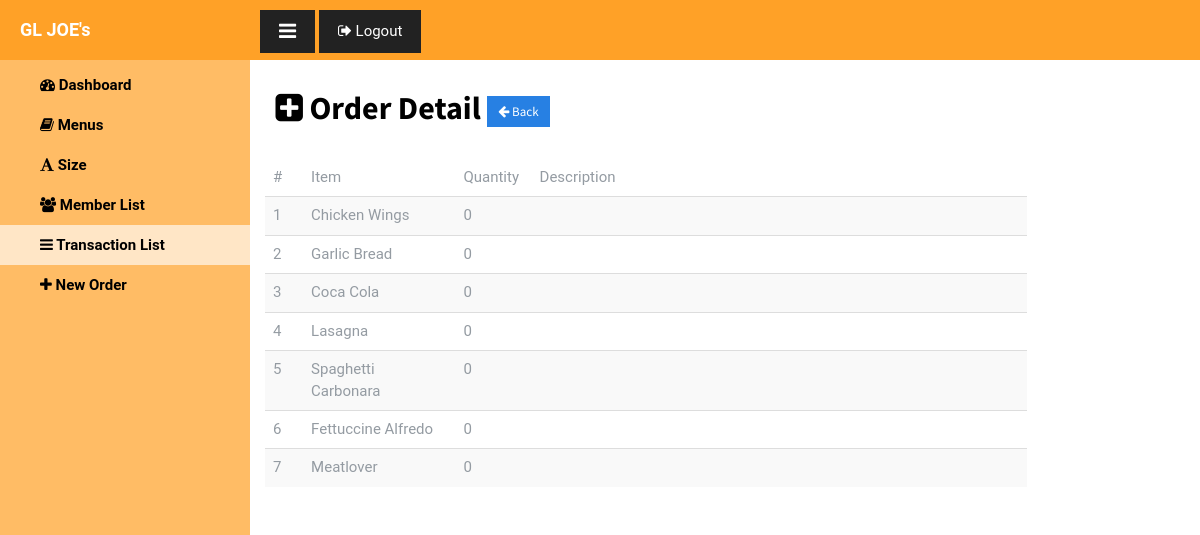
The page /transaction_detail.php?id=8 (signed in) on the database its author committed.
### tables this page shows
CREATE TABLE `detail` (
  `id` int(11) NOT NULL,
  `transaksi_id` int(11) NOT NULL,
  `item` varchar(30) NOT NULL,
  `quantity` int(11) NOT NULL,
  `description` varchar(255) NOT NULL,
  `status_acc` int(11) NOT NULL
);

### transaction_detail.php (the view, shortened to what this page needs)
<?php session_start(); include('include/connect_db.php');
	$query="SELECT * FROM detail WHERE transaksi_id=".$_GET['id'];
	$rs=mysqli_query($con,$query);
?>
<!DOCTYPE html>
<head>
	<?php include("include/header.php");?>
</head>
<body>
    <div id="wrapper">
        <div id="sidebar-wrapper" >
		    <ul class="sidebar-nav">
		        <li class="sidebar-brand">
		            <a href="#" style="background-color:#ffa127;color: white;"><strong>GL JOE's</strong></a>
		        </li>
		        <li id="overview" ><a href="admin.php"><strong><i class="fa fa-dashboard"></i> Dashboard</strong></a></li>
		        <li id="menus"><a href="menus.php"><strong><i class="fa fa-book"></i>  Menus</strong></a></li>
		        <li id="size"><a href="size.php"><strong><i class="fa fa-font"></i> Size</strong></a></li>
		        <li id="member"><a href="member.php"><strong><i class="fa fa-users"></i> Member List</strong></a></li>
		        <li id="transaction" class="selected" style="background-color: #ffe6c6"><a href="transaction.php"><strong><i class="fa fa-navicon"></i> Transaction List</strong></a></li>
		        <li id="new_order"><a href="neworder.php"><strong><i class="fa fa-plus"></i> New Order &nbsp &nbsp &nbsp &nbsp &nbsp &nbsp &nbsp &nbsp &nbsp &nbsp</strong> </a></li>
		    </ul>
		</div>
        <div id="page-content-wrapper" class="col-md-12" style="background-color:#ffa127;height:60px; width:100%;padding:10px;position:fixed;z-index:100;">
            <a href="#menu-toggle" class="btn btn-default" id="menu-toggle"><i class="fa fa-lg fa-bars"></i></a>
            <a href="logout.php" class="btn btn-default"><i class="fa fa-sign-out"></i> Logout</a>
        </div>
        <div class="container-fluid table-responsive" style="padding-top: 70px;">
			<div class="row">
			<h2 style="color:black"><strong>&nbsp &nbsp <i class="fa  fa-plus-square"></i> Order Detail</strong> <button class="btn btn-primary btn-sm" onclick="window.location='transaction.php'"><i class="fa  fa-arrow-left"></i> Back</button></h2>
					<br>
					<div class="col-md-10 ">
						<table class="table table-striped">
							<thead>
								<tr>
									<td width="5%">#</td>
									<td width="20%">Item</td>
									<td width="10%">Quantity</td>
									<td width="65%">Description</td>
								</tr>
							</thead>
						<?php $co=1; while($row = mysqli_fetch_assoc($rs)){?>
								<tr>
									<td><?php echo $co++;?></td>
									<td><?php echo $row['item']?></td>
									<td><?php echo $row['quantity']?></td>
									<td><?php echo $row['description']?></td>
								</tr>
						<?php }?>
						</table>
					</div>
			</div>
		</div>
	</div>
</body>
</html>

### css/simple-sidebar.css (style rules this page uses)
#wrapper { padding-left: 0; -webkit-transition: all 0.5s ease; -moz-transition: all 0.5s ease; -o-transition: all 0.5s ease; transition: all 0.5s ease; }
#sidebar-wrapper { z-index: 1000; position: fixed; left: 250px; width: 0; height: 100%; margin-left: -250px; overflow-y: auto; background: #FFBC65 ; -webkit-transition: all 0.5s ease; -moz-transition: all 0.5s ease; -o-transition: all 0.5s ease; transition: all 0.5s ease; }
#page-content-wrapper { width: 100%; position: absolute; padding: 15px; }
.sidebar-nav { position: absolute; top: 0; width: 250px; margin: 0; padding: 0; color: white; list-style: none; }
.sidebar-nav li { text-indent: 20px; line-height: 40px; }
.sidebar-nav li a { display: block; text-decoration:none; color: black; }
.sidebar-nav > .sidebar-brand { height: 65px; font-size: 18px; line-height: 60px; }
.sidebar-nav > .sidebar-brand a { color: #999999; }
@media (min-width:768px) { #wrapper { padding-left: 250px; } }
@media (min-width:768px) { #sidebar-wrapper { width: 250px; } }
@media (min-width:768px) { #page-content-wrapper { padding: 20px; position: relative; } }

### include/header.php (style rules this page uses)
a { color: white; }
body { background: white; font-family: 'Roboto', sans-serif; color: #949ba2; }
.selected { background-color: lightgray; }

### rows shown on the page
detail: item "Chicken Wings", quantity "0"
detail: item "Garlic Bread", quantity "0"
detail: item "Coca Cola", quantity "0"
detail: item "Lasagna", quantity "0"
detail: item "Spaghetti Carbonara", quantity "0"
detail: item "Fettuccine Alfredo", quantity "0"
detail: item "Meatlover", quantity "0"
